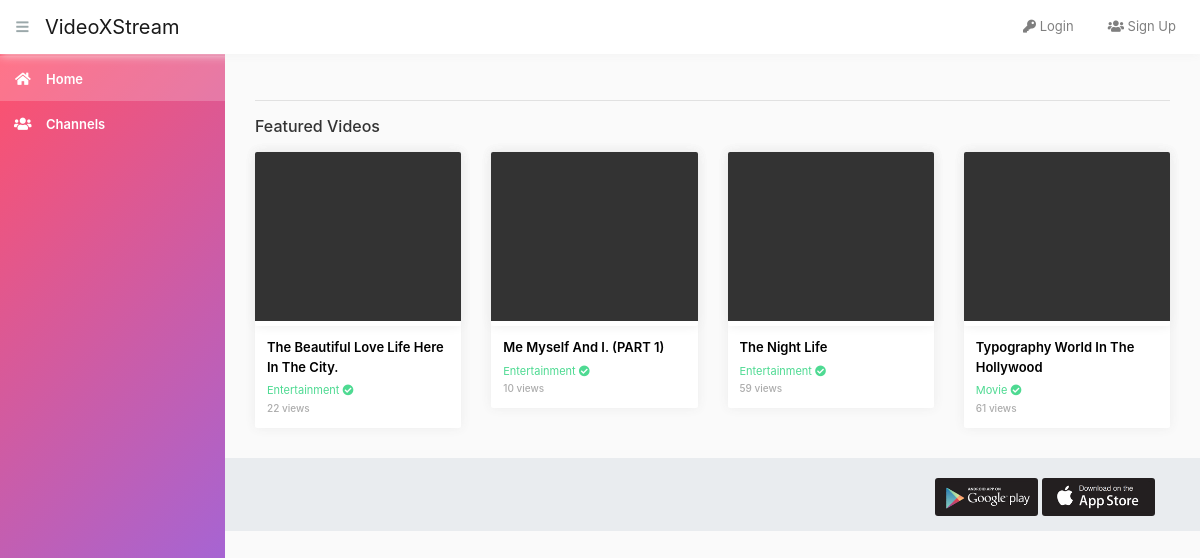
Page /channels.php on the committed database.
### tables this page shows
CREATE TABLE `videos` (
  `id` int(10) UNSIGNED NOT NULL,
  `video_tag` varchar(255) NOT NULL,
  `user_id` int(10) UNSIGNED NOT NULL,
  `channel_id` int(10) UNSIGNED NOT NULL,
  `video` text NOT NULL,
  `video_title` text NOT NULL,
  `about` text NOT NULL,
  `status` enum('active','inactive') NOT NULL DEFAULT 'active',
  `views` bigint(20) NOT NULL,
  `created_at` timestamp NOT NULL DEFAULT current_timestamp()
);

CREATE TABLE `categories` (
  `id` int(10) UNSIGNED NOT NULL,
  `category_name` varchar(255) NOT NULL,
  `created_at` timestamp NOT NULL DEFAULT current_timestamp()
);

### __functions/index.php (called while the page is built, shortened)
<?php
	function isLoggedIn(){
		if(!empty($_SESSION['vid_fullname'])){
			return true;
		}else{
			return false;
		}
	}
?>

### __config/connect.php (called while the page is built, shortened)
<?php
class DBConnect
{
	protected $serverName;
	protected $serverUser;
	protected $serverPass;
	protected $dbName;
	function __construct()
	{
		$this->serverName = 'localhost';
		$this->serverUser = 'root';
		$this->serverPass = '';
		$this->dbName = 'stream';
	}
	public function iConnect(){
		$connect = mysqli_connect($this->serverName, $this->serverUser, $this->serverPass, $this->dbName);
		return $connect;
	}
}
?>

### __factory/fetch_latest_videos.php (called while the page is built, shortened)
<?php
	include ('__config/connect.php');
	class VideoDetails extends DBConnect
	{
		protected $plug;
		function __construct()
		{
			$this->plug = DBConnect::iConnect();
		}
		public function latestVideos($limit){
			$user_id = 0;
			$fetchVideos = "SELECT videos.video_tag, videos.video, videos.id, videos.user_id, videos.video_title, videos.about, videos.views, channels.profile_picture, channels.channel_name, channels.created_at, channels.channel_tag	, categories.category_name FROM videos LEFT JOIN channels ON channels.id = videos.channel_id LEFT JOIN  categories ON categories.id = channels.category_id WHERE videos.user_id != '".$user_id."' ORDER BY videos.created_at DESC LIMIT ".$limit;
			$fetchVideos = mysqli_query($this->plug, $fetchVideos);
			$videoArr = [];
			while($row = mysqli_fetch_assoc($fetchVideos)){
				array_push($videoArr, $row);
			}
			return $videoArr;
		}
	}
	$videoData = new VideoDetails();
	$latest = $videoData->latestVideos($limit);
?>

### channels.php (the view, shortened to what this page needs)
<?php include('__functions/index.php'); ?>
<?php
   $limit = 4;
   include('__factory/fetch_latest_videos.php');
 ?>
<!DOCTYPE html>
<html lang="en">
<head>
      <link href="vendor/bootstrap/css/bootstrap.min.css" rel="stylesheet">
      <link href="vendor/fontawesome-free/css/all.min.css" rel="stylesheet" type="text/css">
      <link href="css/osahan.css" rel="stylesheet">
      <link rel="stylesheet" href="vendor/owl-carousel/owl.carousel.css">
      <link rel="stylesheet" href="vendor/owl-carousel/owl.theme.css">
   </head>
   <body id="page-top">
      <?php
         include('layouts/navbar.php');
       ?>
      <div id="wrapper">
         <?php include('layouts/sidebar.php'); ?>
         <div id="content-wrapper">
            <div class="container-fluid pb-0">
               <hr>
               <div class="video-block section-padding">
                  <div class="row">
                     <div class="col-md-12">
                        <div class="main-title">
                           <h6>Featured Videos</h6>
                        </div>
                     </div>
                     <?php foreach ($latest as $video) { ?>
                        <div class="col-xl-3 col-sm-6 mb-3">
                           <div class="video-card">
                              <div class="video-card-image">
                                 <a href="video-page.php?watch=<?php echo $video['video_tag']; ?>">
                                    <video controls width="270" height="169">
                                       <source src="<?php echo $video['video']; ?>" type="">
                                    </video>
                                 </a>
                              </div>
                              <div class="video-card-body">
                                 <div class="video-title">
                                    <a href="video-page.php?watch=<?php echo $video['video_tag']; ?>"><?php echo $video['video_title']; ?></a>
                                 </div>
                                 <div class="video-page text-success">
                                    <?php echo $video['category_name']; ?>  <a title="" data-placement="top" data-toggle="tooltip" href="#" data-original-title="Verified"><i class="fas fa-check-circle text-success"></i></a>
                                 </div>
                                 <div class="video-view">
                                    <?php echo $video['views']; ?> views
                                 </div>
                              </div>
                           </div>
                        </div>
                     <?php } ?>
                  </div>
               </div>
            </div>
            <?php include('layouts/footer.php'); ?>
         </div>
      </div>
   </body>
</html>

### layouts/navbar.php (shortened to what this page needs)
<nav class="navbar navbar-expand navbar-light bg-white static-top osahan-nav sticky-top">
   <button class="btn btn-link btn-sm text-secondary order-1 order-sm-0" id="sidebarToggle">
   <i class="fas fa-bars"></i>
   </button> &nbsp;&nbsp;
   <a class="navbar-brand mr-1" href="index.php">VideoXStream</a>
   <ul class="navbar-nav ml-auto ml-md-0 osahan-right-navbar">
      <?php
         if(isLoggedIn()){
      ?>
         <li class="nav-item mx-1">
            <a class="nav-link" href="upload-video.php">
            <i class="fas fa-plus-circle fa-fw"></i>
            Upload Video
            </a>
         </li>
         <li class="nav-item dropdown no-arrow osahan-right-navbar-user">
            <a class="nav-link dropdown-toggle user-dropdown-link" href="#" id="userDropdown" role="button" data-toggle="dropdown" aria-haspopup="true" aria-expanded="false">
            <i class="fas fa-user"></i>
            <?php echo $_SESSION['vid_fullname']; ?>
            </a>
            <div class="dropdown-menu dropdown-menu-right" aria-labelledby="userDropdown">
               <a class="dropdown-item" href="account.php"><i class="fas fa-fw fa-user-circle"></i> &nbsp; My Account</a>
               <a class="dropdown-item" href="subscriptions.php"><i class="fas fa-fw fa-video"></i> &nbsp; Subscriptions</a>
               <a class="dropdown-item" href="settings.php"><i class="fas fa-fw fa-cog"></i> &nbsp; Settings</a>
               <div class="dropdown-divider"></div>
               <a class="dropdown-item" href="javascript:void(0);" data-toggle="modal" data-target="#logoutModal"><i class="fas fa-fw fa-sign-out-alt"></i> &nbsp; Logout</a>
            </div>
         </li>
      <?php
         }else{
      ?>
         <li class="nav-item mx-1">
            <a class="nav-link" href="login.php">
            <i class="fas fa-key"></i>
            Login
            </a>
         </li>
         <li class="nav-item mx-1">
            <a class="nav-link" href="register.php">
            <i class="fas fa-users"></i>
            Sign Up
            </a>
         </li>
      <?php
         }
      ?>
   </ul>
</nav>

### layouts/sidebar.php (shortened to what this page needs)
<ul class="sidebar navbar-nav">
   <li class="nav-item active">
      <a class="nav-link" href="index.php">
      <i class="fas fa-fw fa-home"></i>
      <span>Home</span>
      </a>
   </li>
   <li class="nav-item">
      <a class="nav-link" href="channels.php">
      <i class="fas fa-fw fa-users"></i>
      <span>Channels</span>
      </a>
   </li>
</ul>

### layouts/footer.php
<footer class="sticky-footer ml-0">
   <div class="container">
      <div class="row no-gutters">
         <div class="col-lg-6 col-sm-6">
             <p class="mt-1 mb-0"><strong class="text-dark">VideoXStream</strong>.
               <small class="mt-0 mb-0"><a  href="javascript:void(0);">&copy;:<?php echo(date('Y')); ?></a>
               </small>
            </p>
         </div>
         <div class="col-lg-6 col-sm-6 text-right">
            <div class="app">
               <a href="#"><img alt="" src="img/google.png"></a>
               <a href="#"><img alt="" src="img/apple.png"></a>
            </div>
         </div>
      </div>
   </div>
</footer>

### css/osahan.css (style rules this page uses)
html { position: relative; min-height: 100%; }
body { background-color: #fafafa; color: #888; font-size: 13px; height: 100%; }
#wrapper { display: -webkit-box; display: -ms-flexbox; display: flex; }
#wrapper #content-wrapper { overflow-x: hidden; width: 100%; }
#wrapper #content-wrapper .container-fluid { padding: 30px 30px 30px 255px; }
.sidebar { width: 90px !important; background: #ff516b; background: -moz-linear-gradient(-45deg, #ff516b 0%, #826cfd 100%); background: -webkit-linear-gradient(-45deg, #ff516b 0%,#826cfd 100%); background: linear-gradient(135deg, #ff516b 0%,#826cfd 100%); filter: progid:DXImageTransform.Microsoft.gradient( startColorstr='#ff516b', endColorstr='#826cfd',GradientType=1 ); min-height: 100%; z-index: 9; padding: 2px 0; position: fixed; }
.sidebar .nav-item:last-child { margin-bottom: 1rem; }
.sidebar .nav-item .nav-link { font-size: 14px; padding: 12px 14px !important; text-align: center; width: 90px; font-weight: 600; }
.sidebar .nav-item .nav-link:hover, .sidebar .nav-item.active .nav-link { background-color: rgba(255, 255, 255, 0.2); }
.sidebar .nav-item .nav-link .fas { color: #ffffff; }
.sidebar .nav-item .nav-link span { display: inline; font-size: 14px; margin: 0 0 0 11px; }
.sidebar .nav-item .nav-link { color: #ffffff; }
@media (min-width: 768px) { .sidebar { height: 100%; overflow: auto; position: fixed; width: 225px !important; } }
@media (min-width: 768px) { .sidebar .nav-item .nav-link { display: block; width: 100%; text-align: left; padding: 1rem; width: 225px; } }
@media (min-width: 768px) { .sidebar .nav-item .nav-link span { display: inline; font-size: 13px; margin: 0 0 0 11px; } }
:root { --input-padding-x: 0.75rem; --input-padding-y: 0.75rem; }
footer.sticky-footer { background-color: #e9ecef; padding: 15px; margin-left: 225px; }
.sticky-top { position: sticky; top: 0; z-index: 99; }
.osahan-nav { box-shadow: 0 0 10px #f2f2f2; padding: 0; }
.osahan-right-navbar .nav-link { padding: 17px 13px !important; position: relative; }
.osahan-right-navbar { margin: 0 7px 0 0; }
.text-success { color: #4eda92 !important; }
.text-secondary { color: #9ba8aa !important; }
.text-dark { color: #171b20 !important; }
.main-title > h6 { margin: 0px 0 16px; }
a { color: #ff516b; text-decoration: none !important; }
.btn { border-radius: 2px; }
a:hover, h1, h2, h3, h4, h5, h6 { color: #333; }
.video-block .mb-3 { margin-bottom: 30px !important; }
.video-card-image { border-radius: 2px; box-shadow: 0 0 11px #ececec; overflow: hidden; position: relative; }
.video-title a { color: #000; font-weight: 600; text-decoration: none; }
.video-title { margin-bottom: 5px; }
.video-page { font-size: 11px; }
.video-view { color: #acacac; font-size: 10px; font-weight: 500; margin: 2px 0 0; }
.video-card { background: #fff none repeat scroll 0 0; border-radius: 2px; box-shadow: 0 0 11px #ececec; transition-duration: 0.4s; }
.video-card-body { padding: 12px; }
.app img { background: #231f20 none repeat scroll 0 0; border-radius: 3px; height: 38px; margin: 5px 0 0; object-fit: scale-down; padding: 3px 4px; }

### rows in the picture
videos: video_title "The Beautiful Love Life Here In The City.", categories.category_name "Entertainment", views "22"
videos: video_title "Me Myself And I. (PART 1)", categories.category_name "Entertainment", views "10"
videos: video_title "The Night Life", categories.category_name "Entertainment", views "59"
videos: video_title "Typography World In The Hollywood", categories.category_name "Movie", views "61"
